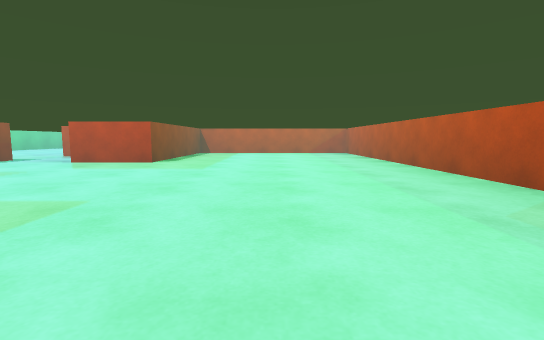
View 1 (above)

23 first-person views from a walk through a Unity game level. The camera is 0.58 m above the floor, tilts 6° down and sees 85° across. The floor is counted in squares, 2 m on a side. Each view is taken from the middle of a square. On the plan, view 1 faces up. The plan holds only what a view shows up to about 9 squares ahead; the rest is blank. The player character is not drawn.

View 2
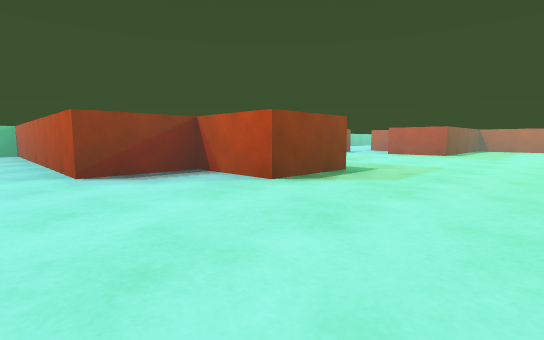

View 3
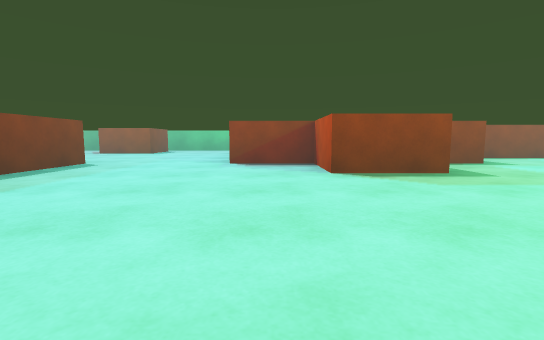

View 4
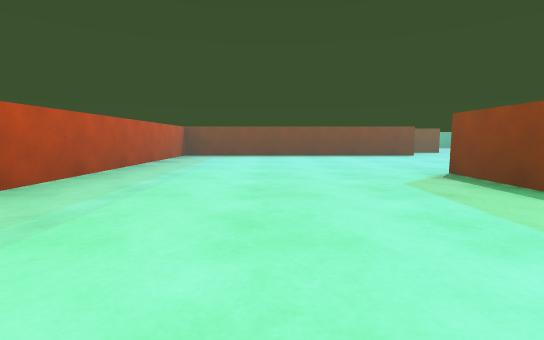

View 5
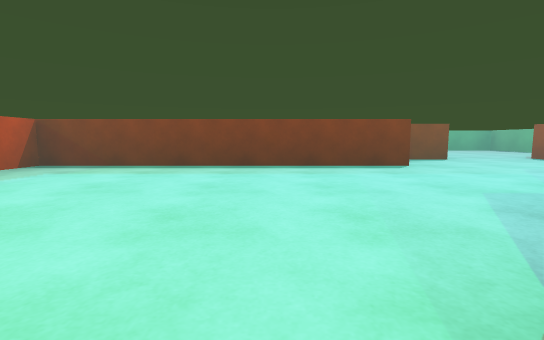

View 6
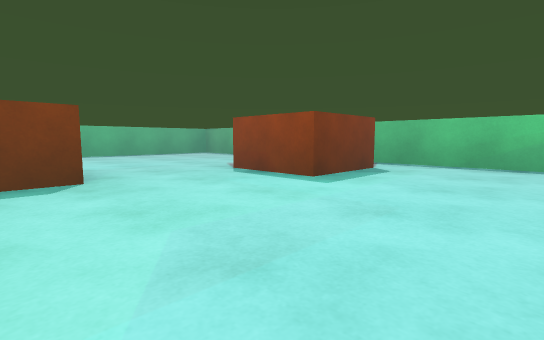

View 7
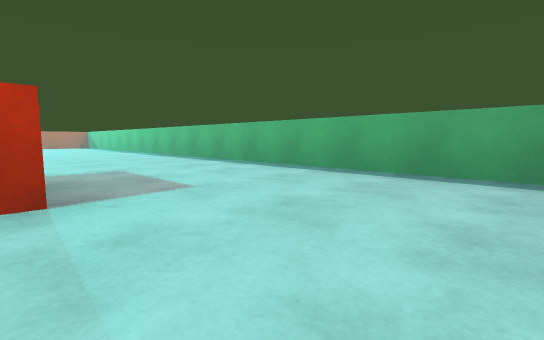

View 8
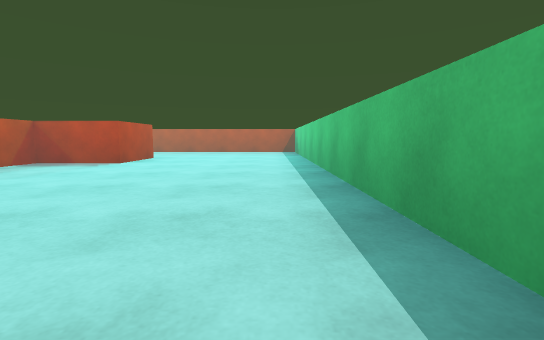

View 9
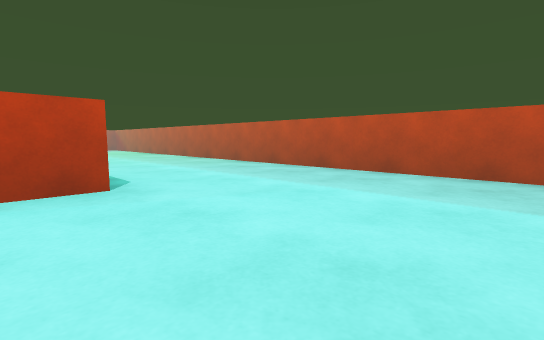

View 10
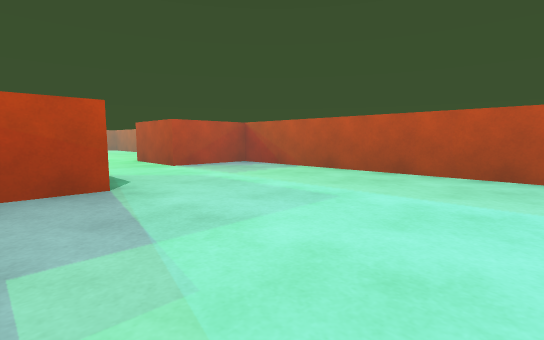

View 11
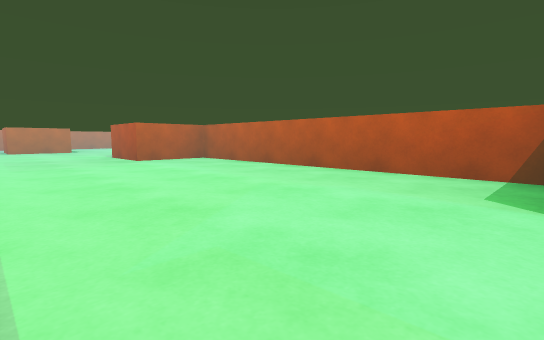

View 12
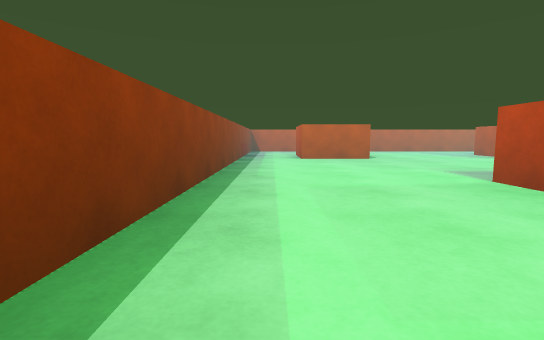

View 13
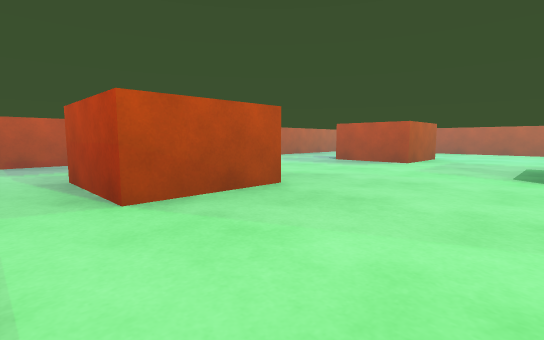

View 14
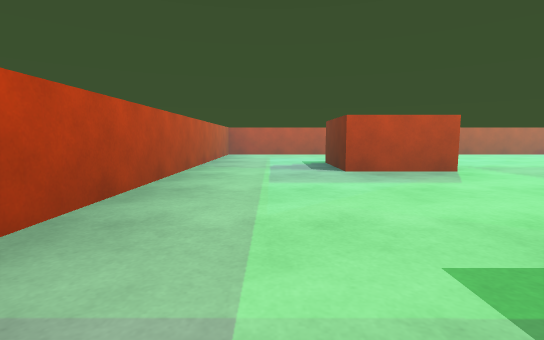

View 15
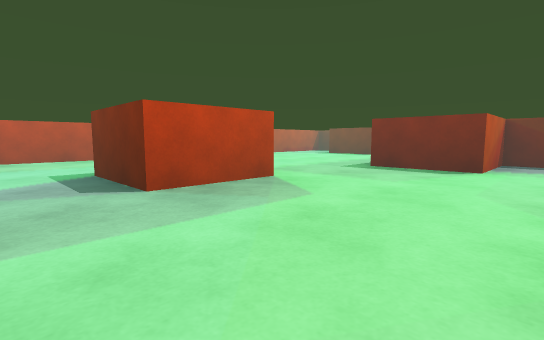

View 16
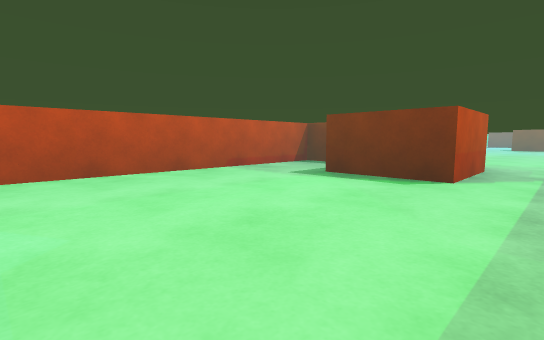

View 17
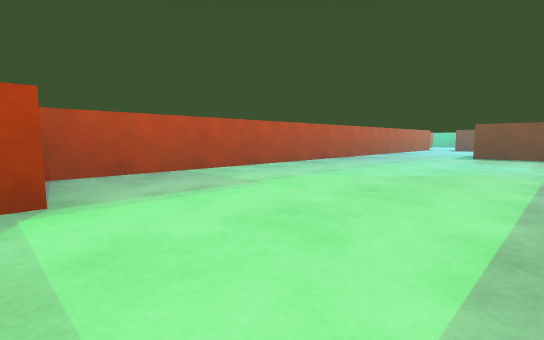

View 18
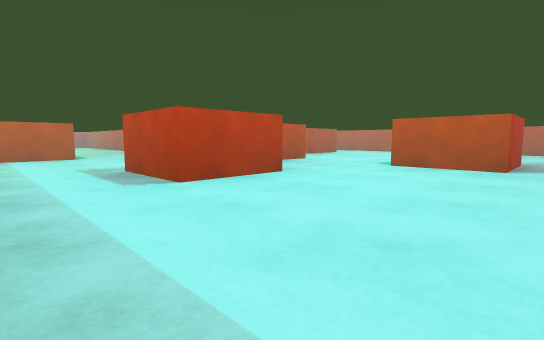

View 19
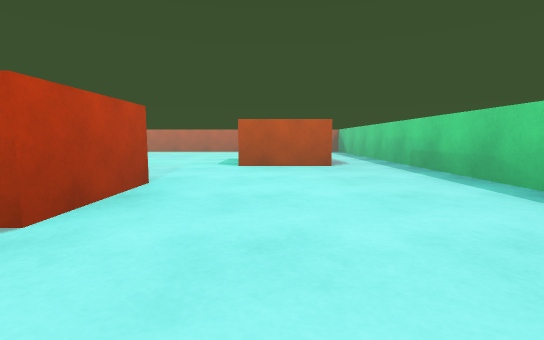

View 20
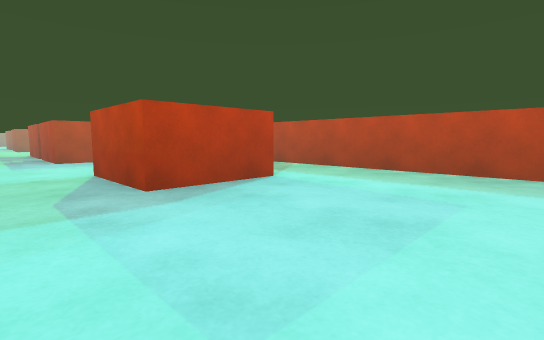

View 21
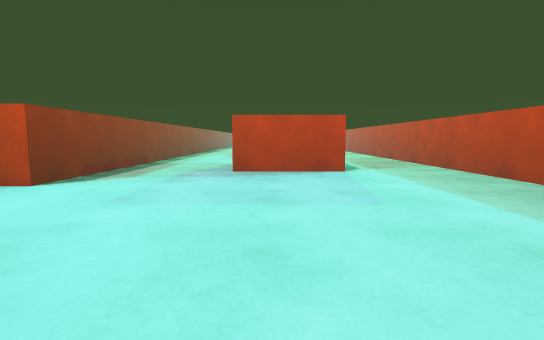

View 22
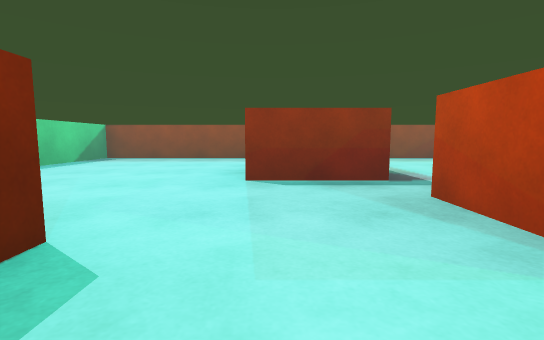

View 23
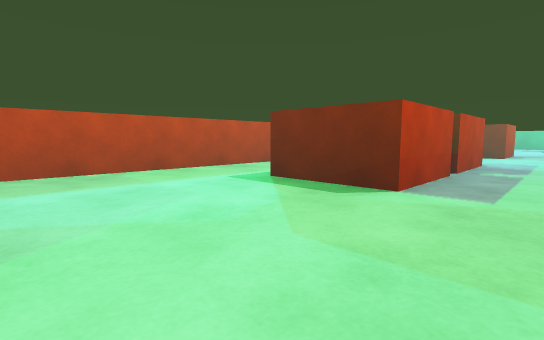

### Floor plan
Points are (right, up) in squares from view 1. A wall is a line through its corners. A room is listed if a view was taken in it or the views show most of it. See-through windows are left out.
Room 1 (views 1, 2, 3, 4, 5, 6)
walls: (-2.5, -0.5) (-2.5, -1.5) (-3.5, -1.5); (-3.5, 4) (-3.5, 2.1); (-2.5, -3.2) (1.5, -3.2) (1.5, 6.2) (-1.5, 6.2) (-1.5, 3.7) (-2.5, 3.7)
ways out: opening at (-2.5, -2.5) to room 2; opening at (-3, 4)
objects: red block (-4, 1) to (-3, 1); red block (-3, 0) to (-2, 0)
Room 2 (view 7)
walls: (-6.5, -5.2) (-6.5, -7.5) (-3.5, -7.5); (-3.5, -1.5) (-6.5, -1.5) (-6.5, -3.8)
ways out: opening at (-2.5, -2.5) to room 1; opening at (-3, -6.5) to room 3
objects: red block (-5, -4); red block (-3, -5)
Room 3 (views 8, 9, 10, 11, 12, 13, 14, 15, 16, 17, 18, 19, 20, 21, 22, 23)
walls: (10.5, 3.1) (10.5, -4.2) (9.5, -4.2) (9.5, 11.8) (2.5, 11.8) (2.5, 5.5); (6.5, -2.5) (6.5, -3.2); (6.5, -5.4) (6.5, -7.5) (13.7, -7.5) (13.7, 3); (2.5, -4.2) (2, -4.2); (-3.5, -7.5) (5.5, -7.5) (5.5, 8) (6.5, 8)
ways out: opening at (-3, -6.5) to room 2
objects: red block (3, -5) to (3, -4); red block (3, 0); red block (4, 10); red block (5, 1) to (5, 2); red block (5, 6) to (5, 7); red block (7, -2) to (8, -2); red block (7, 10); red block (8, -5) to (9, -5); red block (8, 5); red block (9, 4) to (9, 5); red block (11, -6); red block (12, -3); red block (12, 0); red block (12, 1); red block (12, 4)

Positions as (right, up) in squares from view 1, and headings:
1: (0, 0), facing up
2: (0, -2), facing up-left
3: (1, -1), facing left
4: (0, 2), facing down
5: (-1, 0), facing down
6: (-3, -2), facing down-left
7: (-5, -5), facing down-right
8: (-1, -7), facing right
9: (3, -7), facing up-right
10: (3, -2), facing up-right
11: (3, 2), facing up-right
12: (3, 5), facing up
13: (3, 8), facing up-right
14: (4, 11), facing right
15: (5, 11), facing down-right
16: (7, 8), facing down-right
17: (7, 4), facing down-right
18: (7, -7), facing up-right
19: (7, -6), facing right
20: (11, -5), facing up-right
21: (12, -6), facing up
22: (11, -5), facing left
23: (11, 3), facing down-right
